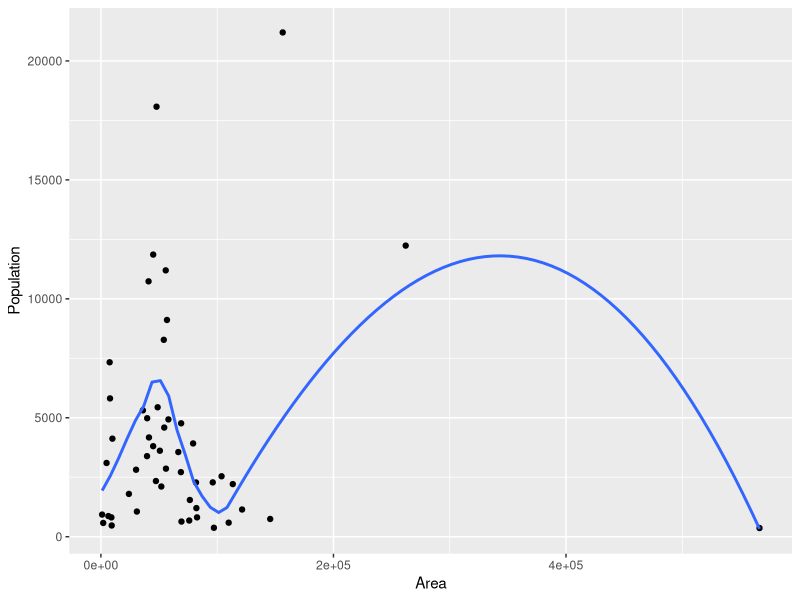

Write the R code that produced this figure.
# Section 2.3 -- the ggplot2 example. ggplot2 is not installed in the browser session.
library(ggplot2)

data(state)
statedf <- data.frame(abb=state.abb,
  div=state.division,
  reg=state.region,
  state.x77[ , c("Population", "Area")])

p <- ggplot(statedf, aes(Area, Population)) +
  geom_point()
p + geom_smooth(method="loess", se=FALSE)
